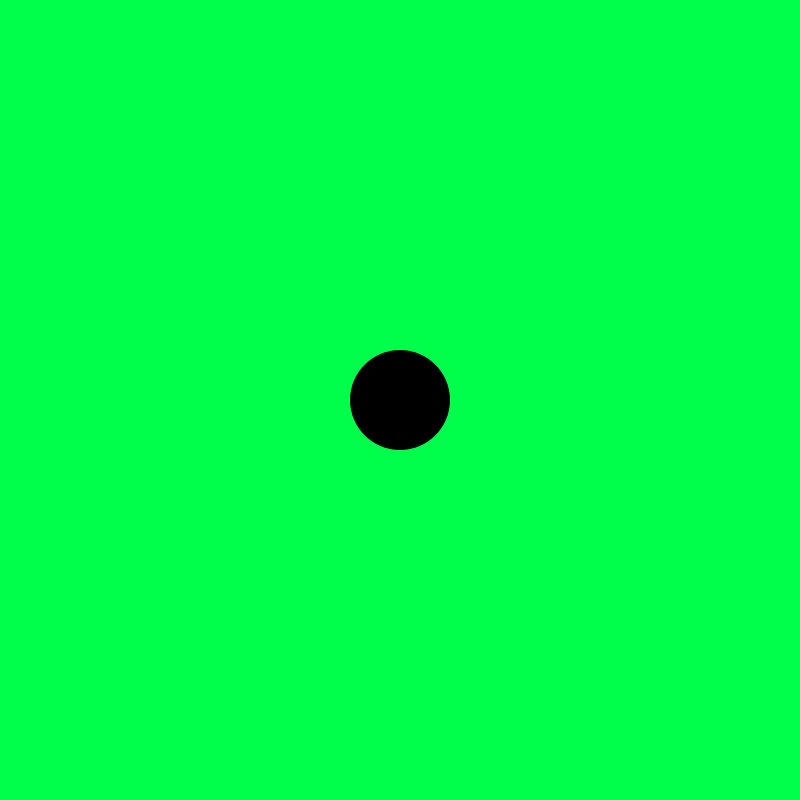
Frame 1 (no input)
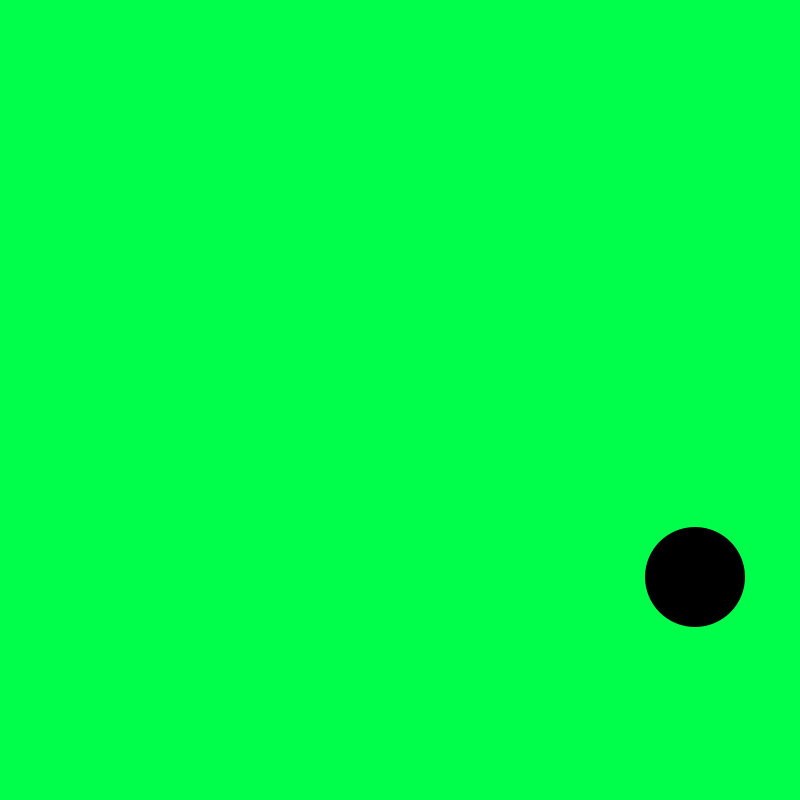
Frame 60 (the mouse pressed at the canvas centre just before this capture)
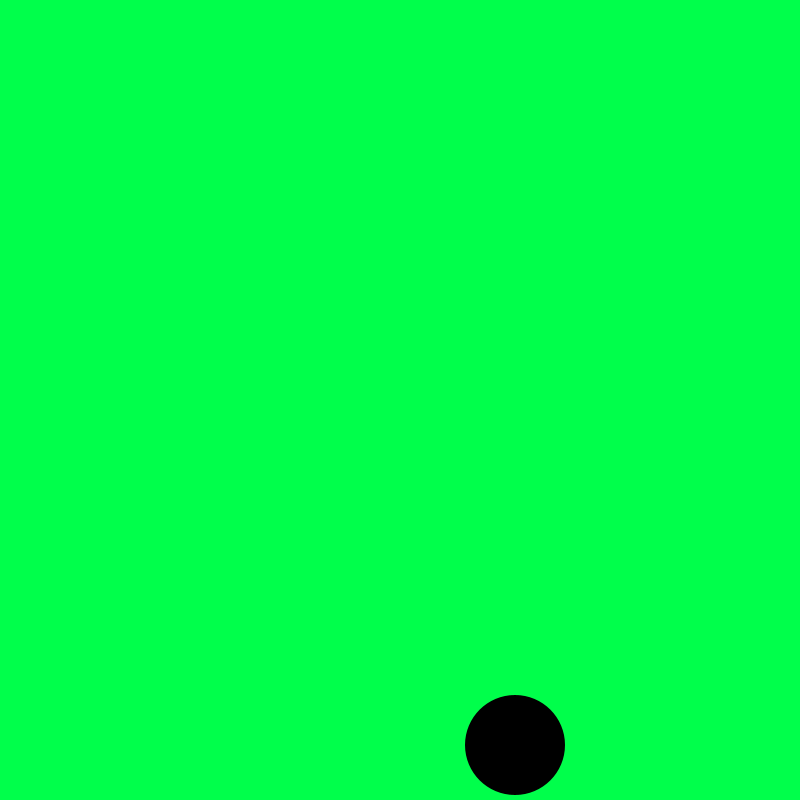
Frame 120 (the mouse held since frame 60 and released just before this capture)

The Processing sketch that drew these frames (run headless with seeded random() and noise(); from frame 60 on, the mouse is pressed at the canvas centre):

// Processing sketch: F004_BounceXY
// ── F004_BounceXY.pde
float posX,posY;
float speedX,speedY;

void setup(){
  size(800,800);
  background(0,255,75);
  smooth();
  posX = width/2;
  posY = height/2;
  speedX = 5;
  speedY = 3;
}

void draw(){
  int rad = 50;
  background(0,255,75);
  noStroke();
  fill(0);
  ellipse(posX,posY,rad*2,rad*2);
  
  posX = posX + speedX;
  posY = posY + speedY;
  
  if((posX+rad)>width)speedX=speedX*-1;
  if((posX-rad)<0)speedX=speedX*-1; 
  
  if((posY+rad)>height)speedY=speedY*-1;
  if((posY-rad)<0)speedY=speedY*-1;
  
}
